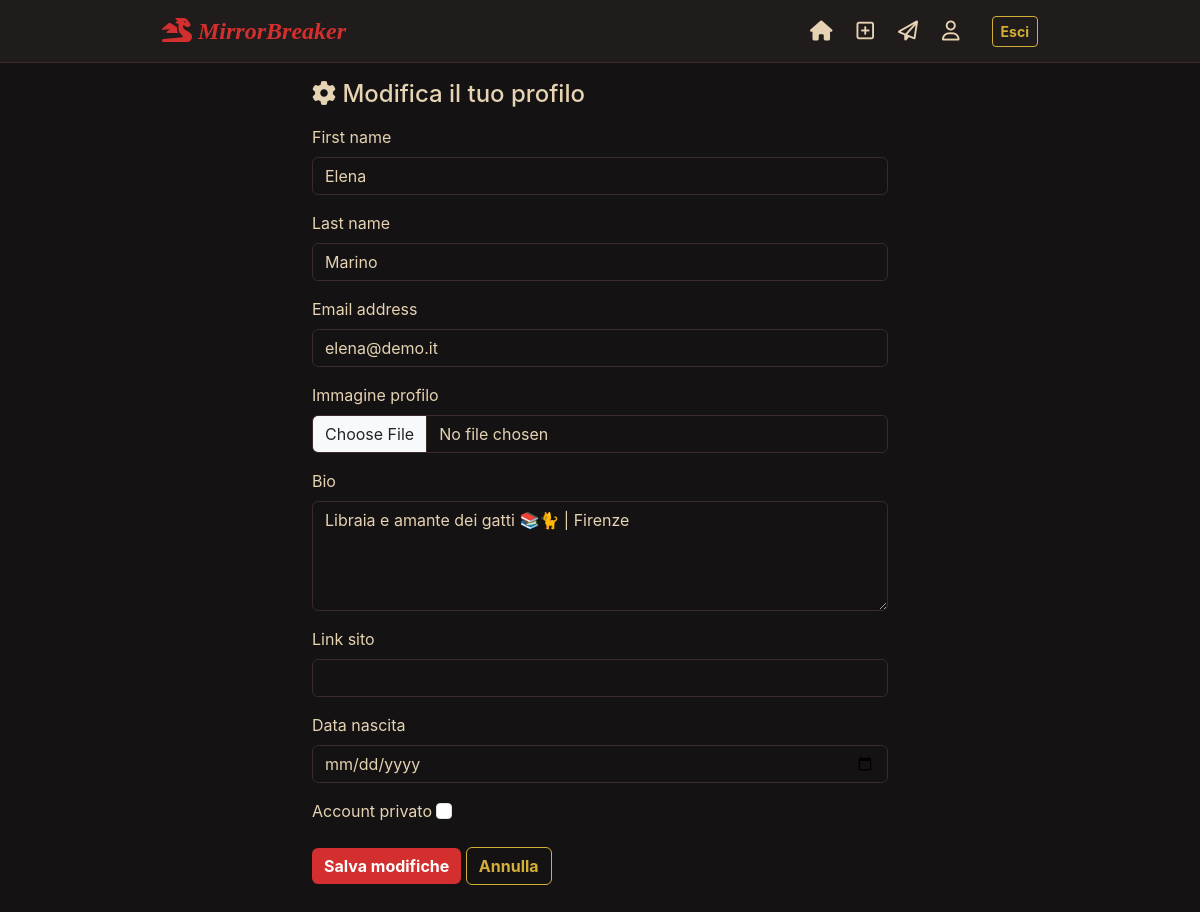
Page /impostazioni/ (signed in) on the committed database.
### users/models.py (models this page shows, shortened)
class CustomUser(AbstractUser):
    ROLE_CHOICES = (
        ('standard',  'Utente Standard'),
        ('moderator', 'Moderatore'),
    )
    ruolo = models.CharField(max_length=20, choices=ROLE_CHOICES, default='standard')
    immagine_profilo = models.ImageField(upload_to='avatars/', null=True, blank=True)
    bio              = models.TextField(max_length=500, blank=True)
    link_sito        = models.URLField(max_length=200, blank=True)
    data_nascita     = models.DateField(null=True, blank=True)
    account_privato  = models.BooleanField(default=False)
    is_banned        = models.BooleanField(default=False)   # gestito dal moderatore
    following = models.ManyToManyField(
        'self',
        symmetrical=False,
        related_name='followers',
        blank=True,
    )
    richieste_follow = models.ManyToManyField(
        'self',
        symmetrical=False,
        related_name='richieste_in_arrivo',
        blank=True,
    )
    @property
    def is_moderator(self):
        return self.ruolo == 'moderator'

### users/views.py (the view)
# urls.py: path('impostazioni/',           views.modifica_profilo_view,       name='modifica_profilo'),
@login_required
def modifica_profilo_view(request):
    if request.method == 'POST':
        form = ModificaProfiloForm(request.POST, request.FILES, instance=request.user)
        if form.is_valid():
            form.save()
            messages.success(request, "Profilo aggiornato.")
            return redirect('users:profilo', username=request.user.username)
    else:
        form = ModificaProfiloForm(instance=request.user)
    return render(request, 'users/modifica_profilo.html', {'form': form})

### users/forms.py (shortened to what this page needs)
class ModificaProfiloForm(forms.ModelForm):
    class Meta:
        model  = CustomUser
        fields = (
            'first_name', 'last_name', 'email',
            'immagine_profilo', 'bio', 'link_sito',
            'data_nascita', 'account_privato',
        )
        widgets = {
            'first_name':      forms.TextInput(attrs={'class': 'form-control'}),
            'last_name':       forms.TextInput(attrs={'class': 'form-control'}),
            'email':           forms.EmailInput(attrs={'class': 'form-control'}),
            'link_sito':       forms.URLInput(attrs={'class': 'form-control'}),
            'immagine_profilo': forms.ClearableFileInput(attrs={'class': 'form-control'}),
            'bio':           forms.Textarea(attrs={'rows': 4, 'maxlength': 500, 'class': 'form-control'}),
            'data_nascita':  forms.DateInput(attrs={'type': 'date', 'class': 'form-control'}),
            'account_privato': forms.CheckboxInput(attrs={'class': 'form-check-input'}),
        }

### users/templates/users/modifica_profilo.html (shortened to what this page needs)
{% extends "base.html" %}
{% block content %}
<h4 class="mb-3"><i class="fa-solid fa-gear"></i> Modifica il tuo profilo</h4>
<form method="post" enctype="multipart/form-data">
    {% for field in form %}
        <div class="mb-3">
            <label class="form-label">{{ field.label }}</label>
            {{ field }}
        </div>
    {% endfor %}
    <button type="submit" class="btn btn-kiki">Salva modifiche</button>
    <a href="{% url 'users:profilo' request.user.username %}" class="btn btn-kiki-outline">Annulla</a>
</form>
{% endblock %}

### static/css/style.css (style rules this page uses)
:root { --kiki-bg: #141212; --kiki-card-bg: #211c1c; --kiki-red: #d32f2f; --kiki-red-dark: #8c1d1d; --kiki-gold: #d4af37; --kiki-text-main: #e5d3b3; --kiki-text-muted: #8a7a6b; --kiki-border: #3b2a2a; }
body { background-color: var(--kiki-bg); color: var(--kiki-text-main); font-family: -apple-system, BlinkMacSystemFont, "Segoe UI", Roboto, Helvetica, Arial, sans-serif; }
.btn-kiki { background-color: var(--kiki-red); color: #fff; border: none; border-radius: 6px; font-weight: bold; }
.btn-kiki-outline { background-color: transparent; border: 1px solid var(--kiki-gold); color: var(--kiki-gold); font-weight: bold; }
.form-control, .form-control:focus { background-color: var(--kiki-bg); border: 1px solid var(--kiki-border); color: var(--kiki-text-main); }

### rows in the picture
CustomUser: form "Elena" "Marino" "elena@demo.it" "Libraia e amante dei gatti 📚🐈 | Firenze"

### other values in the picture
{{ field.label }} "First name" "Last name" "Email address" "Immagine profilo" "Bio" "Link sito" "Data nascita" "Account privato"
